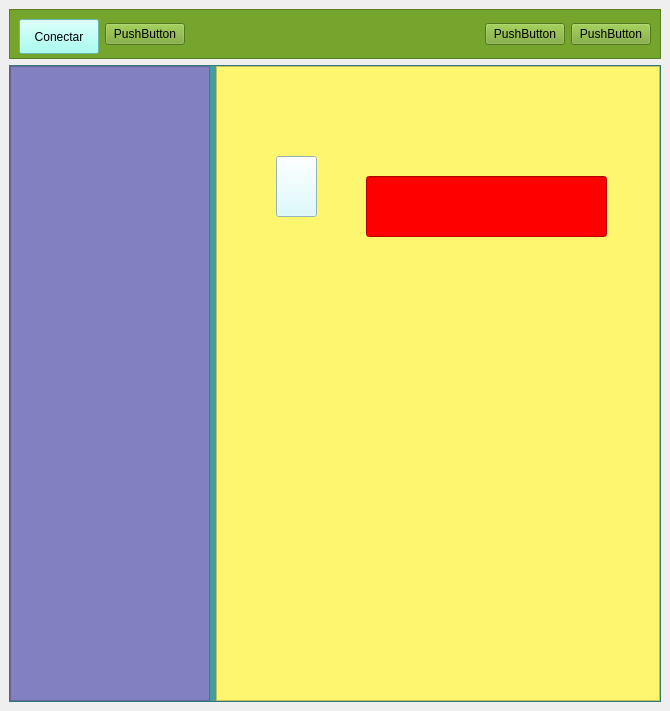
<?xml version="1.0" encoding="UTF-8"?>
<ui version="4.0">
 <class>MainWindow</class>
 <widget class="QMainWindow" name="MainWindow">
  <property name="geometry">
   <rect>
    <x>0</x>
    <y>0</y>
    <width>670</width>
    <height>711</height>
   </rect>
  </property>
  <property name="windowTitle">
   <string>MainWindow</string>
  </property>
  <widget class="QWidget" name="centralwidget">
   <layout class="QVBoxLayout" name="verticalLayout">
    <item>
     <widget class="QFrame" name="frame">
      <property name="maximumSize">
       <size>
        <width>16777215</width>
        <height>50</height>
       </size>
      </property>
      <property name="styleSheet">
       <string notr="true">background-color: rgb(117, 165, 44);</string>
      </property>
      <property name="frameShape">
       <enum>QFrame::StyledPanel</enum>
      </property>
      <property name="frameShadow">
       <enum>QFrame::Raised</enum>
      </property>
      <layout class="QHBoxLayout" name="horizontalLayout">
       <item>
        <widget class="QPushButton" name="pushButton">
         <property name="minimumSize">
          <size>
           <width>0</width>
           <height>35</height>
          </size>
         </property>
         <property name="maximumSize">
          <size>
           <width>16777215</width>
           <height>50</height>
          </size>
         </property>
         <property name="styleSheet">
          <string notr="true">background-color: rgb(24, 255, 248);
background-color: rgb(143, 255, 239);</string>
         </property>
         <property name="text">
          <string>Conectar</string>
         </property>
         <property name="icon">
          <iconset>
           <normaloff>iconos/nombre.png</normaloff>iconos/nombre.png</iconset>
         </property>
        </widget>
       </item>
       <item>
        <widget class="QPushButton" name="pushButton_2">
         <property name="text">
          <string>PushButton</string>
         </property>
        </widget>
       </item>
       <item>
        <spacer name="horizontalSpacer">
         <property name="orientation">
          <enum>Qt::Horizontal</enum>
         </property>
         <property name="sizeHint" stdset="0">
          <size>
           <width>40</width>
           <height>20</height>
          </size>
         </property>
        </spacer>
       </item>
       <item>
        <widget class="QPushButton" name="pushButton_4">
         <property name="text">
          <string>PushButton</string>
         </property>
        </widget>
       </item>
       <item>
        <widget class="QPushButton" name="pushButton_3">
         <property name="text">
          <string>PushButton</string>
         </property>
        </widget>
       </item>
      </layout>
     </widget>
    </item>
    <item>
     <widget class="QFrame" name="Frameazul">
      <property name="styleSheet">
       <string notr="true">background-color: rgb(65, 157, 158);</string>
      </property>
      <property name="frameShape">
       <enum>QFrame::StyledPanel</enum>
      </property>
      <property name="frameShadow">
       <enum>QFrame::Raised</enum>
      </property>
      <layout class="QHBoxLayout" name="horizontalLayout_2">
       <property name="leftMargin">
        <number>0</number>
       </property>
       <property name="topMargin">
        <number>0</number>
       </property>
       <property name="rightMargin">
        <number>0</number>
       </property>
       <property name="bottomMargin">
        <number>0</number>
       </property>
       <item>
        <widget class="QFrame" name="frame_3">
         <property name="minimumSize">
          <size>
           <width>200</width>
           <height>0</height>
          </size>
         </property>
         <property name="maximumSize">
          <size>
           <width>200</width>
           <height>16777215</height>
          </size>
         </property>
         <property name="styleSheet">
          <string notr="true">background-color: rgb(147, 162, 229);
background-color: rgb(129, 129, 193);</string>
         </property>
         <property name="frameShape">
          <enum>QFrame::StyledPanel</enum>
         </property>
         <property name="frameShadow">
          <enum>QFrame::Raised</enum>
         </property>
        </widget>
       </item>
       <item>
        <widget class="QFrame" name="frame_4">
         <property name="cursor">
          <cursorShape>PointingHandCursor</cursorShape>
         </property>
         <property name="styleSheet">
          <string notr="true">background-color: rgb(255, 246, 112);</string>
         </property>
         <property name="frameShape">
          <enum>QFrame::StyledPanel</enum>
         </property>
         <property name="frameShadow">
          <enum>QFrame::Raised</enum>
         </property>
         <widget class="QPushButton" name="btnNombre">
          <property name="geometry">
           <rect>
            <x>60</x>
            <y>90</y>
            <width>41</width>
            <height>61</height>
           </rect>
          </property>
          <property name="cursor">
           <cursorShape>OpenHandCursor</cursorShape>
          </property>
          <property name="styleSheet">
           <string notr="true">background-color: rgb(250, 208, 255);
background-color: rgb(212, 251, 255);</string>
          </property>
          <property name="text">
           <string/>
          </property>
          <property name="icon">
           <iconset>
            <normaloff>iconos/B.png</normaloff>iconos/B.png</iconset>
          </property>
          <property name="iconSize">
           <size>
            <width>35</width>
            <height>35</height>
           </size>
          </property>
         </widget>
         <widget class="QLineEdit" name="txtValor">
          <property name="geometry">
           <rect>
            <x>150</x>
            <y>110</y>
            <width>241</width>
            <height>61</height>
           </rect>
          </property>
          <property name="font">
           <font>
            <pointsize>19</pointsize>
           </font>
          </property>
          <property name="styleSheet">
           <string notr="true">background-color: rgb(255, 0, 0);</string>
          </property>
          <property name="text">
           <string/>
          </property>
          <property name="alignment">
           <set>Qt::AlignCenter</set>
          </property>
         </widget>
        </widget>
       </item>
      </layout>
     </widget>
    </item>
   </layout>
  </widget>
 </widget>
 <resources/>
 <connections/>
</ui>
